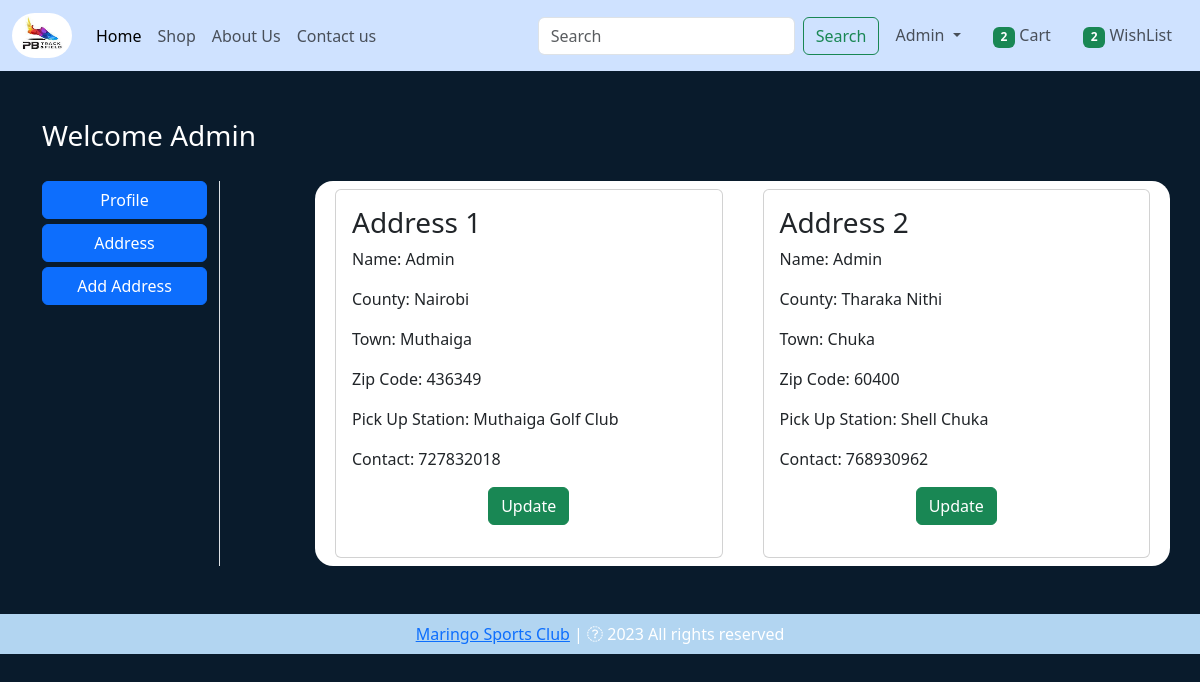
Page /address/ (signed in) on the earlier database version.
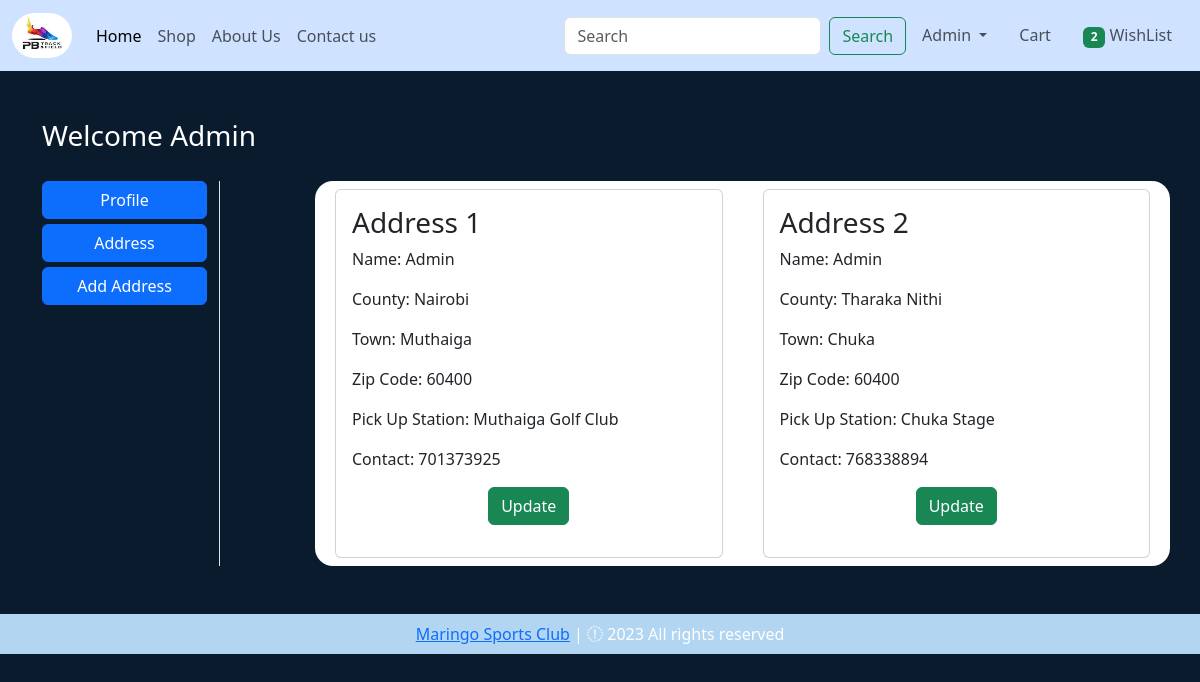
Same page on the later database version.
### app/models.py (models this page shows, shortened)
class CustomerAddress(models.Model):
    user = models.ForeignKey(User, on_delete=models.CASCADE)
    county = models.ForeignKey(County, on_delete=models.CASCADE)
    town = models.ForeignKey(Town, on_delete=models.CASCADE)
    pick_up_station = models.CharField(max_length=100)
    zip_code = models.IntegerField()
    contact = models.IntegerField()
    selected = models.BooleanField(default=False)

class County(models.Model):
    county = models.CharField(choices=COUNTIES, max_length=50)
    def __str__(self):
        return self.county

class Town(models.Model):
    county = models.ForeignKey(County, on_delete=models.CASCADE)
    town = models.CharField(choices=TOWNS, max_length=50)
    shipping_cost = models.PositiveIntegerField(default=100)
    def __str__(self):
        return self.town

### app/views.py (the view)
# urls.py: path('address/', views.address, name='address'),
def address(request):
    total_cart_items = get_total_cart_items(request)
    total_wishlist_items = get_total_wishlist_items(request)
    if request.user.is_authenticated:
        to_display = CustomerAddress.objects.filter(user=request.user)
    else:
        messages.warning(request, 'Login or Sign up to view Address')
    return render(request, 'app/address.html', locals())

### app/views.py (called while the page is built)
def get_total_cart_items(request):
    if request.user.is_authenticated:
        total = len(Cart.objects.filter(user=request.user))
        return total
    else:
        return 0

def get_total_wishlist_items(request):
    if request.user.is_authenticated:
        total = len(WishList.objects.filter(user=request.user))
        return total
    else:
        return 0

### app/templates/app/address.html (shortened to what this page needs)
{% extends 'app/base.html' %}
{% load static %}
{% block main-content %}
<div class="container my-5">
    <div class="row">
        <h3 style="color: white;"> Welcome <span class="text-capitalize">{{ request.user | capfirst }}</span></h3>
        <div class="col-sm-2 border-end" style="margin-top: 20px;">
            <ul class="list-unstyled">
                <li class="d-grid"><a href="{% url 'profile' %}" class="btn  btn-primary">Profile</a></li>
                <li class="d-grid" style="margin-top: 5px;"><a href="{% url 'address' %}" class="btn btn-primary">Address</a></li>
                <li class="d-grid" style="margin-top: 5px;"><a href="{% url 'update-address' %}" class="btn btn-primary">Add Address</a></li>
            </ul>
        </div>
        <div class="col-sm-9 offset-sm-1" style="background-color: white; border-radius: 18px; margin-top: 20px;">
            <div class="row">
                {% for display in to_display %}
                <div class="col-sm-6">
                    <div class="card m-2">
                        <div class="card-body">
                            <h3>Address {{ forloop.counter }}</h3>
                            <p>Name: {{ display.user | capfirst }}</p>
                            <p>County: {{ display.county }}</p>
                            <p>Town: {{ display.town }}</p>
                            <p>Zip Code: {{ display.zip_code }}</p>
                            <p>Pick Up Station: {{ display.pick_up_station }}</p>
                            <p>Contact: {{ display.contact }}</p>
                            <p class="text-center"><a href="{% url 'address-update' pk=display.id %}" type="button" class="btn btn-success">Update</a></p>
                        </div>
                    </div>
                </div>
                {% endfor %}
            </div>
        </div>
    </div>
</div>
{% endblock main-content %}

### app/templates/app/base.html (shortened to what this page needs)
<!DOCTYPE html>
{% load static %}
<html lang="en">
<head>
    <link href="https://cdn.jsdelivr.net/npm/bootstrap@5.3.0-alpha3/dist/css/bootstrap.min.css" rel="stylesheet">
    <link rel="stylesheet" href="{% static 'app/css/owl.carousel.min.css' %}">
    <link rel="stylesheet" href="{% static 'app/css/all.min.css' %}">
    <link rel="stylesheet" href="{% static 'app/css/style.css' %}">
    <link rel="stylesheet" href="https://cdnjs.cloudflare.com/ajax/libs/font-awesome/4.7.0/css/font-awesome.min.css">
</head>
<body style="background-color: #091b2c;">
    <nav class="navbar navbar-expand-lg nabar-dark bg-primary-subtle">
        <div class="container-fluid">
          <a class="navbar-brand" href="#">
            <img src="{% static 'app/images/logo1.jpg' %}" alt="logo" style="border-radius: 500px; height: 45px; width: 60px;">
          </a>
          <div class="collapse navbar-collapse" id="navbarSupportedContent">
            <ul class="navbar-nav me-auto mb-2 mb-lg-0">
              <li class="nav-item">
                <a class="nav-link active" aria-current="page" href="/">Home</a>
              </li>
              <li class="nav-item">
                <a class="nav-link text-grey" href="{% url 'shop' %}">Shop</a>
              </li>
              <li class="nav-item">
                <a class="nav-link text-grey" href="{% url 'about' %}">About Us</a>
              </li>
              <li class="nav-item">
                <a class="nav-link text-grey" href="{% url 'contact' %}">Contact us</a>
              </li>
            </ul>
            <form class="d-flex" role="search" action="/search">
              <input class="form-control me-2" name="search" type="search" placeholder="Search" aria-label="Search">
              <button class="btn btn-outline-success" type="submit">Search</button>
            </form>
          </div>
          {% if request.user.is_authenticated %}
          <ul class="navbar-nav me-auto mb-2 mb-lg-0">
            <li class="nav-item dropdown mx-2">
              <a class="nav-link dropdown-toggle text-grey" href="#" role="button", id="profileDropdown"
              data-bs-toggle="dropdown" aria-hidden="false" \>
                {{ request.user | capfirst }}
              </a>
            </li>
            <li class="nav-item mx-2">
              <a class="nav-link text-grey" href="{% url 'show-cart' %}"><span class="badge bg-success">{% if total_cart_items > 0 %} {{ total_cart_items }} {% endif %}</span> Cart</a>
            </li>
            <li class="nav-item mx-2">
              <a class="nav-link text-grey" href="{% url 'wishlist' %}"><span class="badge bg-success">{% if total_wishlist_items > 0 %} {{ total_wishlist_items }} {% endif %}</span> WishList</a>
            </li>
            {% else %}
              <a class="nav-link text-grey" style="margin: 0px 20px 0px 50px;" href="{% url 'login' %}">Login</a>
          </ul>
          {% endif %}
        </div>
      </nav>
    {% block main-content %}
    {% endblock main-content %}
    <footer class="container-fluid  text-center p-2 mt-5" style="background-color: rgb(178, 213, 241); color: white;">
      <a href="https://github.com/Frost-Codes">Maringo Sports Club</a> | <span><i class="fa-sharp fa-regular fa-copyright"></i></span> 2023 All rights reserved
    </footer>
</body>
</html>

Differences in the rows shown:
changed CustomerAddress "Muthaiga Golf Club": zip_code "436349" → "60400"; contact "727832018" → "701373925"
changed CustomerAddress "Tharaka Nithi": pick_up_station "Shell Chuka" → "Chuka Stage"; contact "768930962" → "768338894"
Other differences:
{{ total_cart_items }}: "2" → (not shown)
